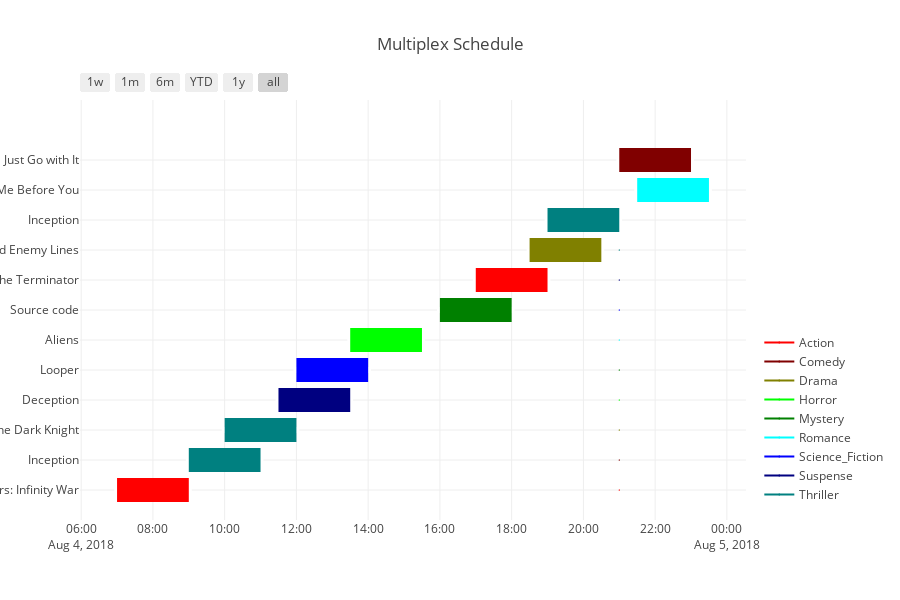

Notebook source saved alongside this figure:
### Code cell
fig = ff.create_gantt(multiplex_schedule,
                      title='Multiplex Schedule',
                      
                      colors=color_list, 
                      index_col='Category',
                      show_colorbar=True,
                      
                      bar_width=0.4, 
                      showgrid_x=True, 
                      showgrid_y=True)

offline.iplot(fig)

### Figure 1 — Plotly figure (JSON) as saved in the notebook; plotly's stock layout.template omitted (floating-point values rounded to 4 significant figures)
{"data": [{"marker": {"color": "white"}, "name": "", "type": "scatter", "uid": "a0c59d42-9c60-11e8-b1bd-6030d4660e22", "x": ["2018-08-04 7:00", "2018-08-04 9:00"], "y": [0, 0]}, {"marker": {"color": "white"}, "name": "", "type": "scatter", "uid": "a0c59f36-9c60-11e8-8736-6030d4660e22", "x": ["2018-08-04 9:00", "2018-08-04 11:00"], "y": [1, 1]}, {"marker": {"color": "white"}, "name": "", "type": "scatter", "uid": "a0c5a058-9c60-11e8-a761-6030d4660e22", "x": ["2018-08-04 10:00", "2018-08-04 12:00"], "y": [2, 2]}, {"marker": {"color": "white"}, "name": "", "type": "scatter", "uid": "a0c5a13e-9c60-11e8-9e1d-6030d4660e22", "x": ["2018-08-04 11:30", "2018-08-04 13:30"], "y": [3, 3]}, {"marker": {"color": "white"}, "name": "", "type": "scatter", "uid": "a0c5a210-9c60-11e8-9df7-6030d4660e22", "x": ["2018-08-04 12:00", "2018-08-04 14:00"], "y": [4, 4]}, {"marker": {"color": "white"}, "name": "", "type": "scatter", "uid": "a0c5a2d8-9c60-11e8-bc15-6030d4660e22", "x": ["2018-08-04 13:30", "2018-08-04 15:30"], "y": [5, 5]}, {"marker": {"color": "white"}, "name": "", "type": "scatter", "uid": "a0c5a39e-9c60-11e8-a579-6030d4660e22", "x": ["2018-08-04 16:00", "2018-08-04 18:00"], "y": [6, 6]}, {"marker": {"color": "white"}, "name": "", "type": "scatter", "uid": "a0c5a45e-9c60-11e8-89ff-6030d4660e22", "x": ["2018-08-04 17:00", "2018-08-04 19:00"], "y": [7, 7]}, {"marker": {"color": "white"}, "name": "", "type": "scatter", "uid": "a0c5a51c-9c60-11e8-ad83-6030d4660e22", "x": ["2018-08-04 18:30", "2018-08-04 20:30"], "y": [8, 8]}, {"marker": {"color": "white"}, "name": "", "type": "scatter", "uid": "a0c5a5e4-9c60-11e8-aa40-6030d4660e22", "x": ["2018-08-04 19:00", "2018-08-04 21:00"], "y": [9, 9]}, {"marker": {"color": "white"}, "name": "", "type": "scatter", "uid": "a0c5a6a2-9c60-11e8-8777-6030d4660e22", "x": ["2018-08-04 21:30", "2018-08-04 23:30"], "y": [10, 10]}, {"marker": {"color": "white"}, "name": "", "type": "scatter", "uid": "a0c5a762-9c60-11e8-8bcf-6030d4660e22", "x": ["2018-08-04 21:00", "2018-08-04 23:00"], "y": [11, 11]}, {"hoverinfo": "none", "marker": {"color": "rgb(255, 0, 0)", "size": 1}, "name": "Action", "showlegend": true, "type": "scatter", "uid": "a0c5a81e-9c60-11e8-86a4-6030d4660e22", "x": ["2018-08-04 21:00", "2018-08-04 21:00"], "y": [0, 0]}, {"hoverinfo": "none", "marker": {"color": "rgb(128, 0, 0)", "size": 1}, "name": "Comedy", "showlegend": true, "type": "scatter", "uid": "a0c5a8d2-9c60-11e8-b8af-6030d4660e22", "x": ["2018-08-04 21:00", "2018-08-04 21:00"], "y": [1, 1]}, {"hoverinfo": "none", "marker": {"color": "rgb(128, 128, 0)", "size": 1}, "name": "Drama", "showlegend": true, "type": "scatter", "uid": "a0c5a986-9c60-11e8-bcf4-6030d4660e22", "x": ["2018-08-04 21:00", "2018-08-04 21:00"], "y": [2, 2]}, {"hoverinfo": "none", "marker": {"color": "rgb(0, 255, 0)", "size": 1}, "name": "Horror", "showlegend": true, "type": "scatter", "uid": "a0c5aa3a-9c60-11e8-a3aa-6030d4660e22", "x": ["2018-08-04 21:00", "2018-08-04 21:00"], "y": [3, 3]}, {"hoverinfo": "none", "marker": {"color": "rgb(0, 128, 0)", "size": 1}, "name": "Mystery", "showlegend": true, "type": "scatter", "uid": "a0c5aaf8-9c60-11e8-937c-6030d4660e22", "x": ["2018-08-04 21:00", "2018-08-04 21:00"], "y": [4, 4]}, {"hoverinfo": "none", "marker": {"color": "rgb(0, 255, 255)", "size": 1}, "name": "Romance", "showlegend": true, "type": "scatter", "uid": "a0c5abac-9c60-11e8-badb-6030d4660e22", "x": ["2018-08-04 21:00", "2018-08-04 21:00"], "y": [5, 5]}, {"hoverinfo": "none", "marker": {"color": "rgb(0, 0, 255)", "size": 1}, "name": "Science_Fiction", "showlegend": true, "type": "scatter", "uid": "a0c5ac68-9c60-11e8-8953-6030d4660e22", "x": ["2018-08-04 21:00", "2018-08-04 21:00"], "y": [6, 6]}, {"hoverinfo": "none", "marker": {"color": "rgb(0, 0, 128)", "size": 1}, "name": "Suspense", "showlegend": true, "type": "scatter", "uid": "a0c5ad98-9c60-11e8-85a3-6030d4660e22", "x": ["2018-08-04 21:00", "2018-08-04 21:00"], "y": [7, 7]}, {"hoverinfo": "none", "marker": {"color": "rgb(0, 128, 128)", "size": 1}, "name": "Thriller", "showlegend": true, "type": "scatter", "uid": "a0c5ae68-9c60-11e8-a496-6030d4660e22", "x": ["2018-08-04 21:00", "2018-08-04 21:00"], "y": [8, 8]}], "layout": {"height": 600, "hovermode": "closest", "shapes": [{"fillcolor": "rgb(255, 0, 0)", "line": {"width": 0}, "opacity": 1, "type": "rect", "x0": "2018-08-04 7:00", "x1": "2018-08-04 9:00", "xref": "x", "y0": -0.4, "y1": 0.4, "yref": "y"}, {"fillcolor": "rgb(0, 128, 128)", "line": {"width": 0}, "opacity": 1, "type": "rect", "x0": "2018-08-04 9:00", "x1": "2018-08-04 11:00", "xref": "x", "y0": 0.6, "y1": 1.4, "yref": "y"}, {"fillcolor": "rgb(0, 128, 128)", "line": {"width": 0}, "opacity": 1, "type": "rect", "x0": "2018-08-04 10:00", "x1": "2018-08-04 12:00", "xref": "x", "y0": 1.6, "y1": 2.4, "yref": "y"}, {"fillcolor": "rgb(0, 0, 128)", "line": {"width": 0}, "opacity": 1, "type": "rect", "x0": "2018-08-04 11:30", "x1": "2018-08-04 13:30", "xref": "x", "y0": 2.6, "y1": 3.4, "yref": "y"}, {"fillcolor": "rgb(0, 0, 255)", "line": {"width": 0}, "opacity": 1, "type": "rect", "x0": "2018-08-04 12:00", "x1": "2018-08-04 14:00", "xref": "x", "y0": 3.6, "y1": 4.4, "yref": "y"}, {"fillcolor": "rgb(0, 255, 0)", "line": {"width": 0}, "opacity": 1, "type": "rect", "x0": "2018-08-04 13:30", "x1": "2018-08-04 15:30", "xref": "x", "y0": 4.6, "y1": 5.4, "yref": "y"}, {"fillcolor": "rgb(0, 128, 0)", "line": {"width": 0}, "opacity": 1, "type": "rect", "x0": "2018-08-04 16:00", "x1": "2018-08-04 18:00", "xref": "x", "y0": 5.6, "y1": 6.4, "yref": "y"}, {"fillcolor": "rgb(255, 0, 0)", "line": {"width": 0}, "opacity": 1, "type": "rect", "x0": "2018-08-04 17:00", "x1": "2018-08-04 19:00", "xref": "x", "y0": 6.6, "y1": 7.4, "yref": "y"}, {"fillcolor": "rgb(128, 128, 0)", "line": {"width": 0}, "opacity": 1, "type": "rect", "x0": "2018-08-04 18:30", "x1": "2018-08-04 20:30", "xref": "x", "y0": 7.6, "y1": 8.4, "yref": "y"}, {"fillcolor": "rgb(0, 128, 128)", "line": {"width": 0}, "opacity": 1, "type": "rect", "x0": "2018-08-04 19:00", "x1": "2018-08-04 21:00", "xref": "x", "y0": 8.6, "y1": 9.4, "yref": "y"}, {"fillcolor": "rgb(0, 255, 255)", "line": {"width": 0}, "opacity": 1, "type": "rect", "x0": "2018-08-04 21:30", "x1": "2018-08-04 23:30", "xref": "x", "y0": 9.6, "y1": 10.4, "yref": "y"}, {"fillcolor": "rgb(128, 0, 0)", "line": {"width": 0}, "opacity": 1, "type": "rect", "x0": "2018-08-04 21:00", "x1": "2018-08-04 23:00", "xref": "x", "y0": 10.6, "y1": 11.4, "yref": "y"}], "showlegend": true, "title": "Multiplex Schedule", "width": 900, "xaxis": {"rangeselector": {"buttons": [{"count": 7, "label": "1w", "step": "day", "stepmode": "backward"}, {"count": 1, "label": "1m", "step": "month", "stepmode": "backward"}, {"count": 6, "label": "6m", "step": "month", "stepmode": "backward"}, {"count": 1, "label": "YTD", "step": "year", "stepmode": "todate"}, {"count": 1, "label": "1y", "step": "year", "stepmode": "backward"}, {"step": "all"}]}, "showgrid": true, "type": "date", "zeroline": false}, "yaxis": {"autorange": false, "range": [-1, 13], "showgrid": true, "ticktext": ["Avengers: Infinity War", "Inception", "The Dark Knight", "Deception", "Looper", "Aliens", "Source code", "The Terminator", "Behind Enemy Lines", "Inception", "Me Before You", "Just Go with It"], "tickvals": [0, 1, 2, 3, 4, 5, 6, 7, 8, 9, 10, 11], "zeroline": false}}}
